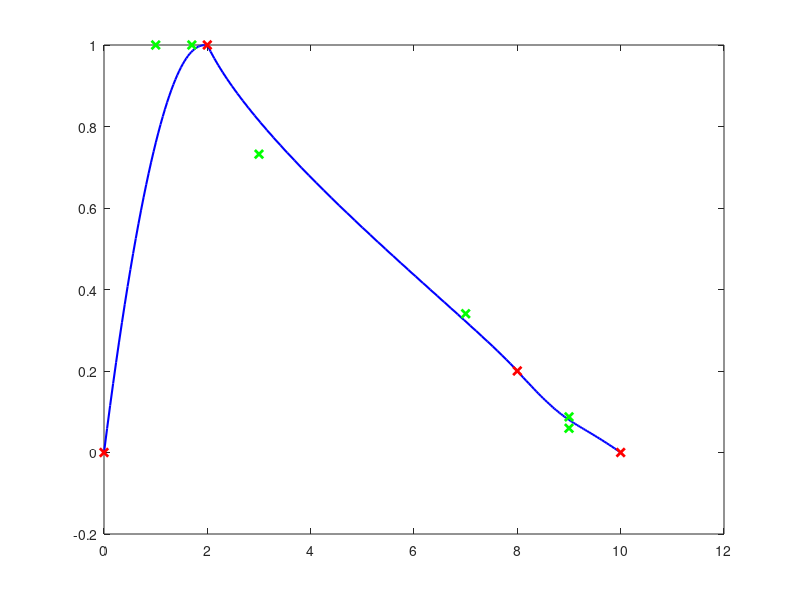

MATLAB code for this plot:
function cap5ex3()
    printf("::::::::::::::::: CAPITULO 5 :: EXERCICIO 3 :::::::::::::::::\n");
    np = 50;
    %%%%%%%%%%%%%%%%%%%%%%%%%%%% SEGMENTO A-B %%%%%%%%%%%%%%%%%%%%%%%%%%%%
    pA  = [0, 0];  % PONTO A
    caA = pA + [1, tanDeg(45)];  % PONTO DE CONTROLE - 45º depois de A
    pB  = [2, 1];  % PONTO B
    cbB = pB - [.3, .3*tanDeg(0)];  % PONTO DE CONTROLE - 0º antes de B
    curveAB = calcBezier(pA, caA, pB, cbB, np);
    %%%%%%%%%%%%%%%%%%%%%%%%%%%% SEGMENTO B-C %%%%%%%%%%%%%%%%%%%%%%%%%%%%
    %pB = [2, 1];  % PONTO B
    caB = pB + [1, tanDeg(-15)];  % PONTO DE CONTROLE - 15º depois de B
    pC  = [8, 0.2];  % PONTO C
    cbC = pC - [1, tanDeg(-8)];  % PONTO DE CONTROLE = -8º antes de C
    curveBC = calcBezier(pB, caB, pC, cbC, np);
    %%%%%%%%%%%%%%%%%%%%%%%%%%%% SEGMENTO C-D %%%%%%%%%%%%%%%%%%%%%%%%%%%%
    %pC = [8, 0.2];  % PONTO C
    caC = pC + [1, tanDeg(-8)];  % PONTO DE CONTROLE = -8º depois de C
    pD  = [10, 0];  % PONTO D
    cbD = pD - [1, tanDeg(-5)];  % PONTO DE CONTROLE = -5º antes de D
    curveCD = calcBezier(pC, caC, pD, cbD, np);
    %%%%%%%%%%%%%%%%%%%%%%%%%%%%%%%%%%%%%%%%%%%%%%%%%%%%%%%%%%%%%%%%%%%%%%
    curves = [curveAB; curveBC; curveCD];
    points = [pA; pB; pC; pD];
    control = [caA; cbB; caB; cbC; caC; cbD];
    plot(
        curves(:,1),  curves(:,2),  'b',  'LineWidth', 1.5,
        points(:,1),  points(:,2),  'rx', 'LineWidth', 2,
        control(:,1), control(:,2), 'gx', 'LineWidth', 2
    )
    printf("GRAFICO PLOTADO")
end

function curve = calcBezier(p1, c1, p2, c2, np)
    h = 1/np;
    c = 3 * (c1 - p1);
    b = 3 * (c2 - c1) - c;
    a = (p2 - p1) - (c + b);
    t = 0;
    for i = 1 : np+1
        curve(i,:) = p1 + t * (c + t * (b + t * a));
        t += h;
    end
end

function x = tanDeg(angle)
    x = tan(angle * pi/180);
end
